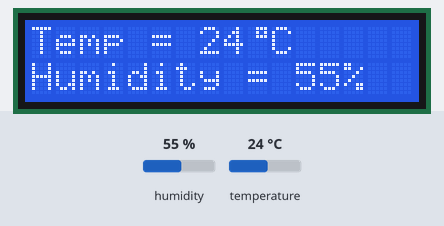
Simulated run of this sketch. Board: Arduino MKR. On the bench: 16×2 character LCD. Wiring (inferred from the names in the program): DHT11 sensor: data D11. The test bench sets the inputs (shaded band); at power-on: humidity 55 %, temperature 24 °C. WiFi joins after 1.5 s; servers stay silent unless stated; what the sketch prints to the serial monitor is not drawn.

Above: at 5.2 s.
5.3 s: humidity set to 22 %
At 8.2 s:
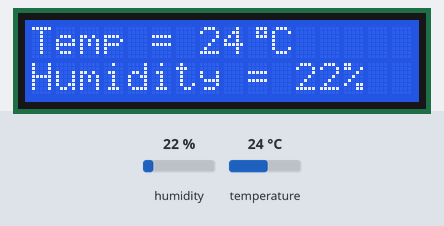
8.7 s: temperature set to 12 °C
At 12.3 s:
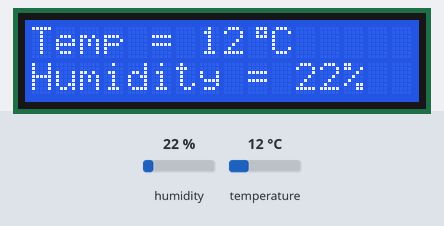
13.1 s: humidity set to 40 %
At 17.5 s:
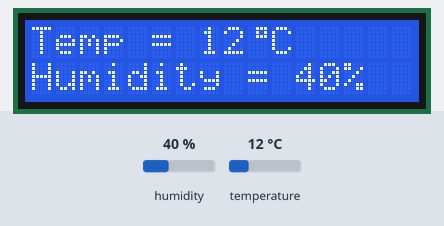
17.8 s: temperature set to 19 °C
At 21.7 s:
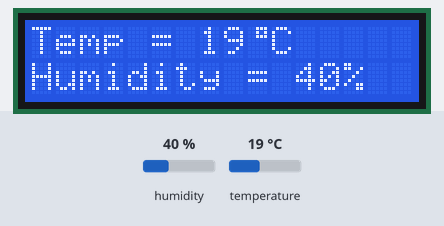
Timing chart, 0 to 23.2 s (numbered marks = the images above; inputs shaded):
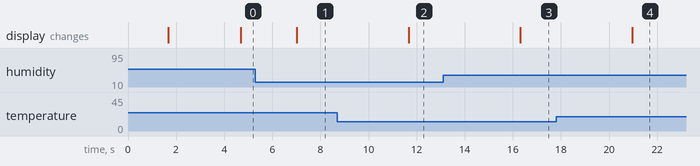

The sketch:

IoT_Project_Complete.ino
```cpp
#include<SPI.h>
#include <WiFiNINA.h>
#include <ThingSpeak.h>
#include <LiquidCrystal.h>

// wifi details
char ssid[] = "TALKTALKE65547";
const char password[] = "U9QN9RCN";

// ThingSpeak details
const unsigned long channel_id = "1640814";
const char write_api_key[] = "YIJLFCOO24A130RO";
WiFiClient client;

// LCD screen set up
LiquidCrystal lcd(12, 11, 5, 4, 3, 2);

byte degree_symbol[8] =
  {
    0b00111,
    0b00101,
    0b00111,
    0b00000,
    0b00000,
    0b00000,
    0b00000,
    0b00000
  };

int gate=11;
volatile unsigned long duration=0;
unsigned char i[5];
unsigned int j[40];
unsigned char value=0;
unsigned answer=0;
int z=0;
int b=1;

void setup()
{
  // connecting to wifi and ThingSpeak
  Serial.begin(9600);
  delay(100);
  Serial.print("Connecting to ");
  Serial.print(ssid);
  WiFi.begin(ssid, password);
  while ( WiFi.status() != WL_CONNECTED )
  {
    delay(500);
    Serial.print(".");
  }
  Serial.println();
  Serial.println("Connected!");
  ThingSpeak.begin(client);

  // initialize screen
  lcd.begin(16, 2);
  lcd.print("Temp = ");
  lcd.setCursor(0,1);
  lcd.print("Humidity = ");
  lcd.createChar(1, degree_symbol);
  lcd. setCursor(9,0);
  lcd.write(1);
  lcd.print("C");
  lcd.setCursor(13,1);
  lcd.print("%");
}

void loop()
{
  delay(1000);

  while(1)
  {
    delay(1000);
    pinMode(gate,OUTPUT);
    digitalWrite(gate,LOW);
    delay(20);
    digitalWrite(gate,HIGH);
    pinMode(gate,INPUT_PULLUP);

    duration=pulseIn(gate, LOW);
    if(duration <= 84 && duration >= 72)
    {
      while(1)
      {
        duration=pulseIn(gate, HIGH);
        if(duration <= 26 && duration >= 20)
        {
          value=0;
        }
        else if(duration <= 74 && duration >= 65)
        {
          value=1;
        }
        else if(z==40)
        {
          break;
        }
        i[z/8]|=value<<(7- (z%8));
        j[z]=value;
        z++;
      }
    }

    answer=i[0]+i[1]+i[2]+i[3];

    if(answer==i[4] && answer!=0)
    {
      lcd.setCursor(7,0);
      lcd.print(i[2]);
      lcd.setCursor(11,1);
      lcd.print(i[0]);

      Serial.println("Temp = ");
      Serial.print(i[2]);
      Serial.println("Humidity = ");
      Serial.print(i[0]);

      ThingSpeak.setField(1, i[2]);
      ThingSpeak.setField(2, i[0]);
      ThingSpeak.writeFields(channel_id, write_api_key);
    }

    z=0;
    i[0]=i[1]=i[2]=i[3]=i[4]=0;

  }
}
```

Measured:
- after the input at 5.3 s, the display: changes after 1.7 s (image 1)
- after the input at 8.7 s, the display: changes after 3.0 s (image 2)
- after the input at 13.1 s, the display: changes after 3.2 s (image 3)
- after the input at 17.8 s, the display: changes after 3.2 s (image 4)
